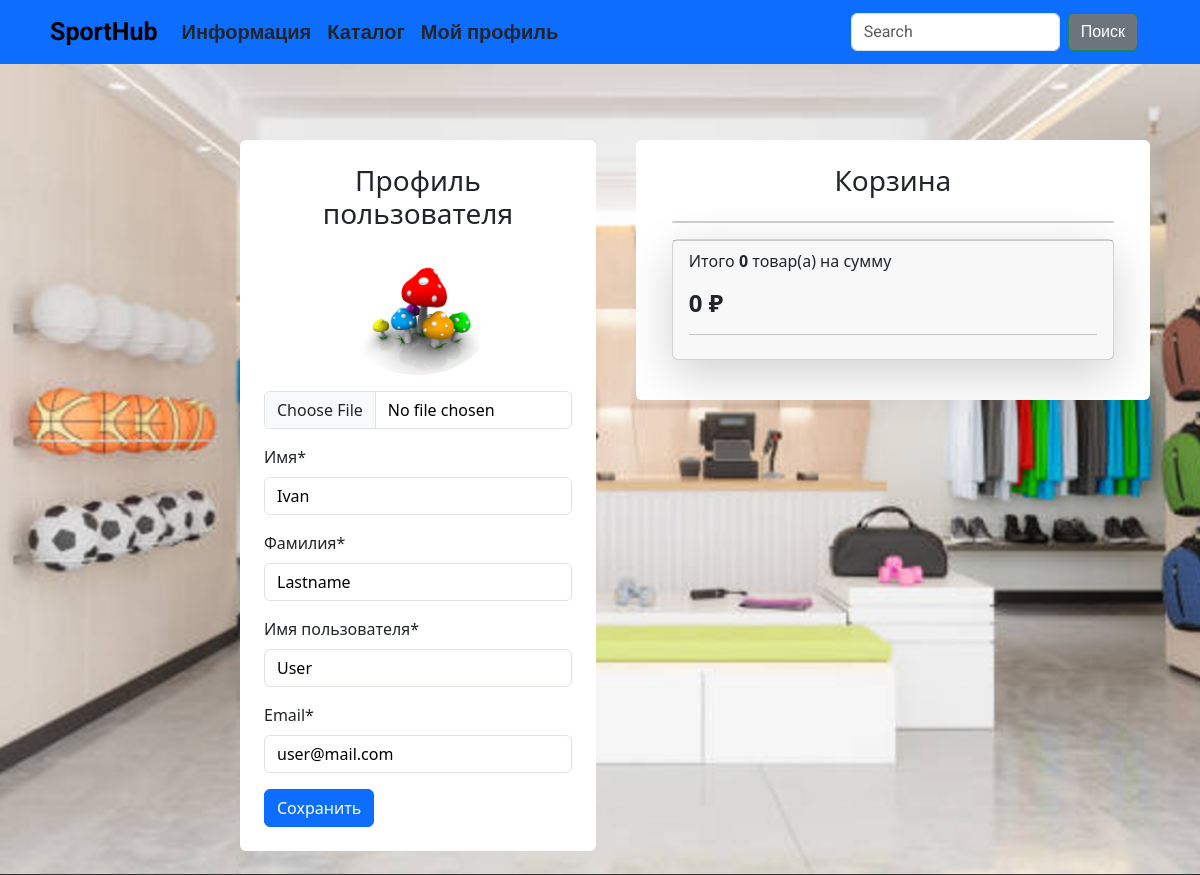
Page /user/profile (signed in) on the earlier database version.
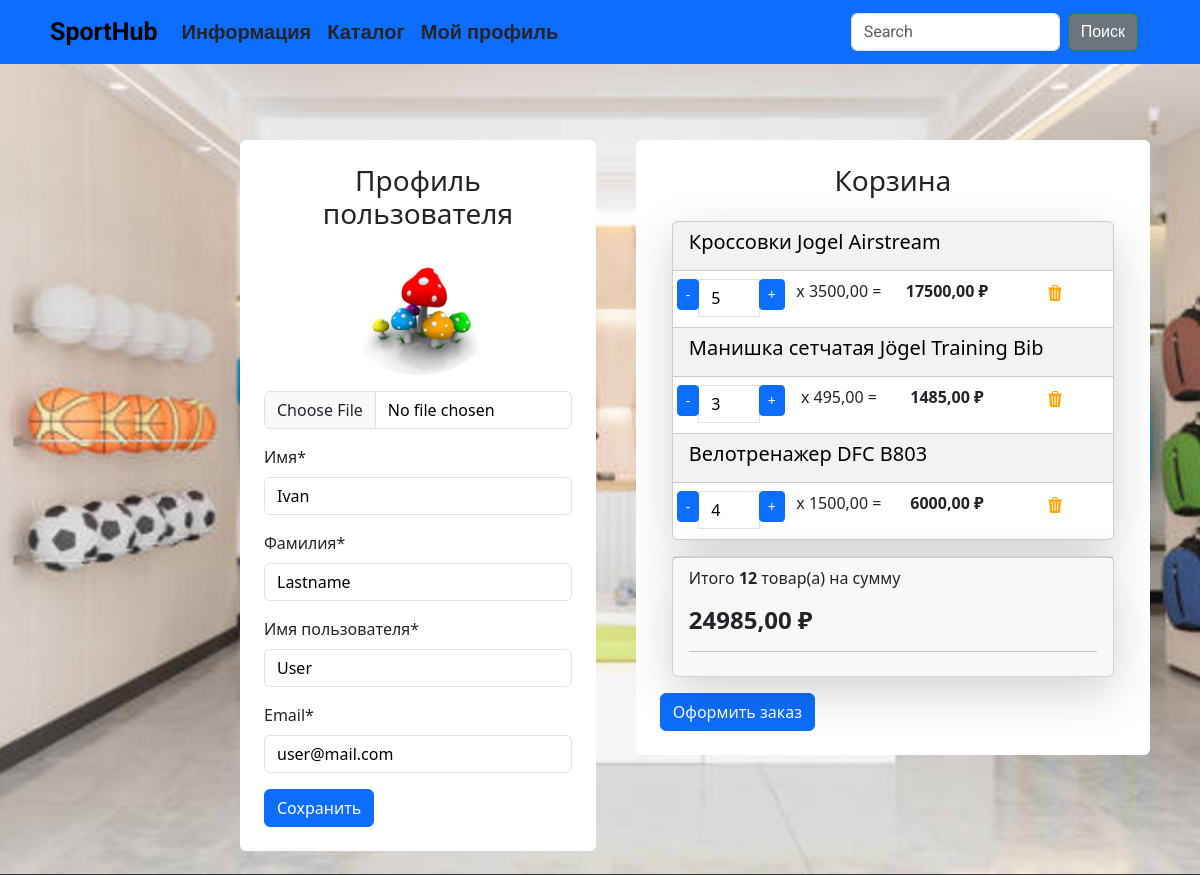
Same page on the later database version.
### usersapp/models.py (models this page shows, shortened)
class User(AbstractUser):
    image = models.ImageField(upload_to="users_images", blank=True, null=True, verbose_name="Фото профиля")
    phone_number = models.CharField(max_length=12, blank=True, null=True, verbose_name="Номер телефона")
    class Meta:
        db_table = 'users'
        verbose_name = 'Пользователя'
        verbose_name_plural = 'Пользователи'

### cartsapp/models.py (models this page shows, shortened)
class Cart(models.Model):
    user = models.ForeignKey(to=User, on_delete=models.CASCADE, blank=True, null=True, verbose_name='Пользователь')
    product = models.ForeignKey(to=Products, on_delete=models.CASCADE, verbose_name='Товар')
    quantity = models.PositiveSmallIntegerField(default=0, verbose_name='Количество')
    created_timestamp = models.DateTimeField(auto_now_add=True, verbose_name='Дата добавления')
    class Meta:
        db_table = 'cart'
        verbose_name = "Корзина"
        verbose_name_plural = "Корзина"
    def product_price(self):
        return round(self.product.sell_price() * self.quantity, 2)
    objects = CartQueryset().as_manager()

### goodsapp/models.py (models this page shows, shortened)
class Products(models.Model):
    name = models.CharField(max_length=150, unique=True, verbose_name='Название')
    slug = models.SlugField(max_length=200, unique=True, blank=True, null=True, verbose_name='URL')
    description = models.TextField(blank=True, null=True, verbose_name='Описание')
    image = models.ImageField(upload_to='goods_images', blank=True, null=True, verbose_name='Изображение')
    price = models.DecimalField(default=0.00, max_digits=7, decimal_places=2, verbose_name='Цена')
    discount = models.DecimalField(default=0.00, max_digits=4, decimal_places=2, verbose_name='Скидка в %')
    quantity = models.PositiveIntegerField(default=0, verbose_name='Количество')
    category = models.ForeignKey(to=Categories, on_delete=models.CASCADE, verbose_name='Категория')    # protect - не даст удалить категорию если в ней есть не закончившиеся товары
    class Meta:
        db_table = 'product'
        verbose_name = 'Товар'
        verbose_name_plural = 'Товары'
        ordering = ('id',)
    def sell_price(self):
        if self.discount:
            return round(self.price - self.price*self.discount/100, 2)
        return self.price

### usersapp/views.py (the view)
# urls.py: path('profile', views.profile, name='profile'),
@login_required
def profile(request):
    if request.method == 'POST':
        form = ProfileForm(data=request.POST, instance=request.user, files=request.FILES)
        if form.is_valid():
            form.save()
            messages.success(request, 'Профиль успешно обновлен.')
            return HttpResponseRedirect(reverse('usersapp:profile'))
    else:
        form = ProfileForm(instance=request.user)
    context = {
        'title': 'Личный Кабинет',
        'form': form
    }
    return render(request, 'usersapp/profile.html', context)

### usersapp/forms.py
class ProfileForm(UserChangeForm):
    class Meta:
        model = User
        fields = (
            "image",
            "first_name",
            "last_name",
            "username",
            "email",)
    image = forms.ImageField(required=False)
    first_name = forms.CharField()
    last_name = forms.CharField()
    username = forms.CharField()
    email = forms.CharField()

### cartsapp/models.py (called while the page is built)
    def total_price(self):
        return sum(cart.product_price() for cart in self)

    def total_quantity(self):
        if self:
            return sum(cart.quantity for cart in self)
        return 0

### cartsapp/templatetags/cartsapp_tags.py (called while the page is built)
@register.simple_tag()
def user_carts(request):
    return get_user_carts(request)

### cartsapp/utils.py (called while the page is built)
def get_user_carts(request):
    if request.user.is_authenticated:
        return Cart.objects.filter(user=request.user)

### goodsapp/templatetags/goodsapp_tags.py (called while the page is built)
@register.simple_tag()
def tag_categories():
    return Categories.objects.all()

### usersapp/templates/usersapp/profile.html (shortened to what this page needs)
{% extends "base.html" %}
{% load static %}
{% load cartsapp_tags %}
{% block content %}
<div class="row">
    <div class="container mt-5">
        <div class="row">
            <div class="col-md-5">
                <div class=" bg-white p-4 mb-4 mx-2 rounded ">
                    <h3 class="text-center mb-4">Профиль пользователя</h3>
                    <form action="{% url "usersapp:profile" %}" method="post" enctype="multipart/form-data">
                        <div class="row">
                            <div class="col-md-12 mb-3 text-center">
                                {% if user.image %}
                                    <img src="{{ user.image.url }}"
                                        alt="Аватар пользователя" class="img-fluid rounded-circle"
                                        style="max-width: 150px;">
                                {% else %}
                                    <img src="{% static "deps/images/base-avatar-man.jpeg" %}"
                                        alt="Аватар пользователя" class="img-fluid rounded-circle"
                                        style="max-width: 150px;">
                                {% endif %}
                                <input type="file" class="form-control mt-3" id="id_image"
                                    name='image'
                                    accept="image/*">
                            </div>
                            <div class="col-md-12 mb-3">
                                <label for="id_first_name" class="form-label">Имя*</label>
                                <input type="text" class="form-control" id="id_first_name"
                                    name="first_name"
                                    placeholder="Введите ваше имя"
                                    value="{{ form.first_name.value }}"
                                    required>
                            </div>
                            <div class="col-md-12 mb-3">
                                <label for="id_last_name" class="form-label">Фамилия*</label>
                                <input type="text" class="form-control" id="id_last_name"
                                    name="last_name"
                                    placeholder="Введите вашу фамилию"
                                    value="{{ form.last_name.value }}"
                                    required>
                            </div>
                            <div class="col-md-12 mb-3">
                                <label for="id_username" class="form-label">Имя пользователя*</label>
                                <input type="text" class="form-control" id="id_username"
                                    name="username"
                                    placeholder="Введите ваше имя пользователя"
                                    value="{{ form.username.value }}"
                                    required>
                            </div>
                            <div class="col-md-12 mb-3">
                                <label for="id_email" class="form-label">Email*</label>
                                <input type="email" class="form-control" id="id_email"
                                    name="email"
                                    placeholder="Введите ваш email *youremail@example.com"
                                    value="{{ form.email.value }}"
                                    required>
                            </div>
                        </div>
                        <button type="submit" class="btn btn-primary">Сохранить</button>
                    </form>
                </div>
            </div>
            {% if request.user.is_authenticated %}
                {% user_carts request as carts %}
                <div class="col-md-7">
                    <div class=" bg-white p-4 mb-4 mx-2 rounded">
                        <h3 class="text-center mb-4">Корзина</h3>
                        <div class="container" id="cart-items-container">
                            {% include "cartsapp/includes/included_cart.html" %}
                        </div>
                        {% if carts %}
                            <a class="btn btn-primary" href="{% url "ordersapp:create_order" %}">Оформить заказ</a>
                        {% endif %}
                    </div>
                </div>
            {% endif %}
        </div>
    </div>
</div>
{% endblock %}

### templates/base.html (shortened to what this page needs)
{% load static %}
{% load goodsapp_tags %}
<!DOCTYPE html>
<html lang="en">
<head>
    <link rel="stylesheet" href="{% static "deps/css/bootstrap/bootstrap.min.css" %}">
    <link rel="stylesheet" href="{% static "deps/css/style.css" %}">
</head>
<body>
    <header>
        <nav class="navbar navbar-expand-lg bg-primary" data-bs-theme="primary">
            <div class="container">
                <a class="navbar-brand ms-2" href="{% url "mainapp:index" %}">SportHub</a>
                <div class="collapse navbar-collapse" id="navbarSupportedContent">
                    <ul class="navbar-nav me-auto mb-2 mb-lg-0">
                        <li class="nav-item dropdown ">
                            <a class="nav-link dropdown-toggle text-dark" href="#" role="button"
                                data-bs-toggle="dropdown" aria-expanded="false">
                                Информация
                            </a>
                        </li>
                        <li class="nav-item dropdown ">
                            <a class="nav-link dropdown-toggle text-dark" href="#" role="button"
                                data-bs-toggle="dropdown" aria-expanded="false">
                                Каталог
                            </a>
                                {% tag_categories as categories %}
                        </li>
                        {% if user.is_authenticated %}
                        <li class="nav-item dropdown ">
                            <a class="nav-link dropdown-toggle text-dark" href="#" role="button"
                                data-bs-toggle="dropdown" aria-expanded="false">
                                Мой профиль
                            </a>
                        </li>
                        {% endif %}
                    </ul>
                    <form class="d-flex" role="search" action='{% url "goodsapp:search" %}' method='get'>
                        <input class="form-control me-2" type="search" name='q' placeholder="Search" aria-label="Search">
                        <button class="btn btn-outline-success text-white bg-secondary" type="submit" style="margin-right: 20px;">Поиск</button>
                    </form>
                </div>
            </div>
        </nav>
    </header>
    <section>
        <div class="container">
            <div class="row mt-1">
                <div class="col-lg-2">
                </div>
                <div class="col-lg-10">
                    {% block content %}{% endblock %}
                </div>
            </div>
        </div>
    </section>
</body>
</html>

### templates/includes/notifications.html (shortened to what this page needs)
{% load static %}

### cartsapp/templates/cartsapp/includes/included_cart.html (shortened to what this page needs)
{% load static %}
<div class="card mb-3 text-bg-light shadow-lg">
    {% for cart in carts %}
        <div class="card-header">
            <h5 class="card-title">{{ cart.product.name }}</h5>
        </div>
        <ul class="list-group list-group-flush">
            <li class="list-group-item">
                <div class="row text-center">
                    <div class="col p-0">
                        <div class="input-group">
                            <span class="input-group-btn">
                                <button type="button" class="btn btn-primary btn-sm decrement"
                                    data-cart-id="{{ cart.id }}"
                                    data-cart-change-url="{% url "cartsapp:change" %}">
                                    -</button>
                            </span>
                            <input type="text" class="form-control number" value="{{ cart.quantity }}"
                                readonly>
                            <span class="input-group-btn">
                                <button type="button" class="btn btn-primary btn-sm increment"
                                    data-cart-id="{{ cart.id }}"
                                    data-cart-change-url="{% url "cartsapp:change" %}">
                                    +</button>
                            </span>
                        </div>
                    </div>
                    <div class="col p-0">
                        <p>x {{ cart.product.sell_price }} = </p>
                    </div>
                    <div class="col p-0"><strong> {{cart.product_price}} ₽</strong></div>
                    <div class="col p-0">
                        <a href="{% url "cartsapp:remove" %}" class="remove-from-cart"
                        data-cart-id="{{ cart.id }}">
                            <img class="mx-1" src="{% static "deps/icons/trash3-fill.svg" %}"
                                alt="Catalog Icon" width="16" height="16">
                        </a>
                    </div>
                </div>
            </li>
        </ul>
    {% endfor %}
</div>
<div class="card mb-3 shadow-lg">
    <div class="card-footer">
        <p class="float-left">Итого <strong>{{ carts.total_quantity }}</strong> товар(а) на сумму</p>
        <h4 class="float-left"><strong>{{ carts.total_price }} ₽</strong></h4>
        <hr>
    </div>
</div>

### static/deps/css/style.css (style rules this page uses)
body { background-image: url("../images/sh-bg.jpg"); background-repeat: no-repeat; background-attachment: fixed; background-position: center center; background-size: cover; height: 100%; }
.dropdown-toggle::after { content: none; }
.form-control { background-color: #ffffff; color: #000000; }
.navbar-brand { font-family: 'Roboto', sans-serif; font-weight: bold; font-size: 25px; }
.navbar { font-family: 'Roboto', sans-serif; font-weight: bold; font-size: 20px; }

Differences in the rows shown:
added Cart: product.name "Кроссовки Jogel Airstream", quantity "5", product.sell_price "3500,00", product_price "17500,00", total_quantity "12", total_price "24985,00"
added Cart: product.name "Манишка сетчатая Jögel Training Bib", quantity "3", product.sell_price "495,00", product_price "1485,00"
added Cart: product.name "Велотренажер DFC B803", quantity "4", product.sell_price "1500,00", product_price "6000,00"
Other differences:
{{ carts.total_quantity }}: "0" → (not shown)
{{ carts.total_price }}: "0" → (not shown)
text now shown: "Оформить заказ"
